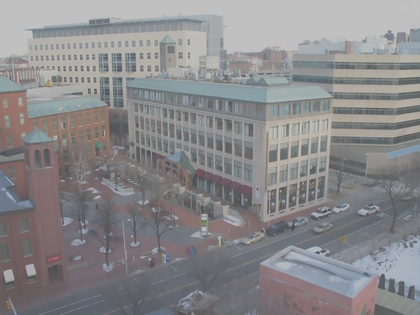
%> input picture Lab 1/palace.jpg, 420 x 315 px, shrunk from 2272 x 1704 before the run
$ octave Aufgabe_1.m   (GNU Octave 9; MATLAB toolbox functions it lacks are replaced by stand-ins)
%> lines starting %> are read from the running program, lines starting %| are printed output that depends on the picture
% load the image and take the grayscale of it
origImage = imread('palace.jpg');
%> origImage is the input picture: size 315x420x3 uint8; mean R, G, B 137.3, 136.3, 138.1
grayImage = rgb2gray(origImage);
[M,N,S] = size(grayImage);
%> M = 315; N = 420; S = 1

% get the histogram
% Could have been done with histogram = imhist(grayImage);
histogram = zeros(256, 1);
for col=1:M
    for row=1:N
        histogram(grayImage(col, row)) = histogram(grayImage(col, row)) + 1;
    end
end
%> after the loop, histogram = 256 values, max 11933 at index 192, min 0 at index 1, mean 516.8

% get the cumulative histogram
% Could have been done with cumHisto2 = cumsum(histogram);
cumHisto = zeros(256, 1);
for count=2:size(histogram)
    cumHisto(count) = (histogram(count) + cumHisto(count - 1));
end
%> after the loop, cumHisto = 256 values from 0 to 132300

% get the first level with pixels and the max levels we want
cumHistoMin = cumHisto(find(cumHisto, 1));
%> cumHistoMin = 1
grayLevels = 256;

% build up the new cumulative histogram
hv = zeros(size(cumHisto));
for entry=1:size(cumHisto)
    pixelIntensity = cumHisto(entry);
    hv(entry) = round(((pixelIntensity - cumHistoMin) / ((M * N) - cumHistoMin)) * (grayLevels - 1));
end
%> after the loop, hv = 256 values from 0 to 255

% add the new intensity values to the new image
equalImage = zeros(M, N);
for col=1:M
    for row=1:N
        intensityOld = grayImage(col, row);
        equalImage(col, row) = hv(intensityOld);
    end
end
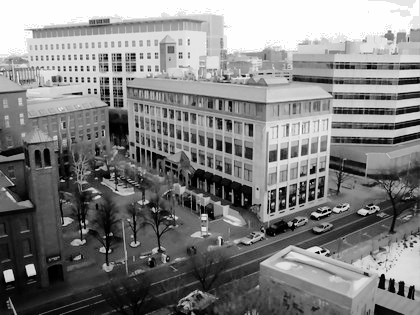
%> equalImage: size 315x420 double; min 0, max 255, mean 129.8

% show your work
subplot(2,2,1);
imshow(grayImage);
subplot(2,2,2);
imhist(grayImage);
subplot(2,2,3);
imshow(equalImage, []);
subplot(2,2,4);
imhist(uint8(equalImage));
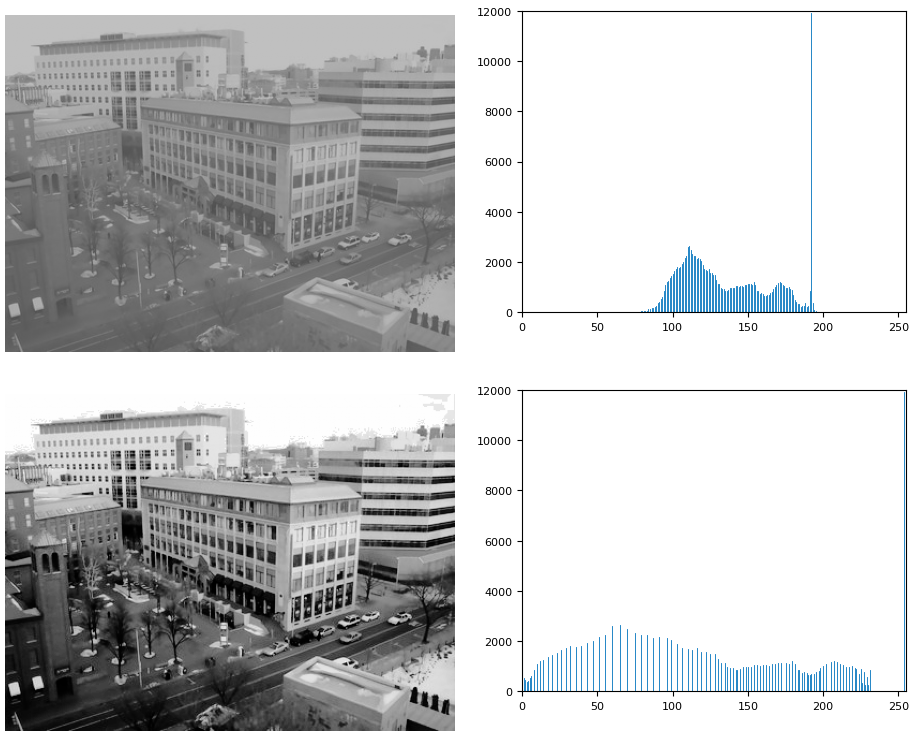
%> figure redrawn from the program's plot data, 4 panels


imwrite(uint8(equalImage), 'Exercise1_Result.png', 'png')
